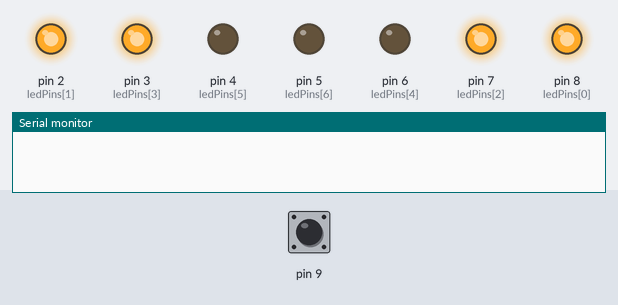
Bench run of a sketch on a simulated Arduino Uno, built with avr-gcc and run on an emulated ATmega328P. Shown: output pins drawn as LEDs (lit = HIGH), the last lines printed to the serial monitor. Dashed ring = blinking. Inputs (shaded band) come from the test bench; at power-on: pin 9 HIGH.

Above: at 0.8 s.
0.9 s: pin 9 pulled LOW for 0.15 s
At 2.6 s:
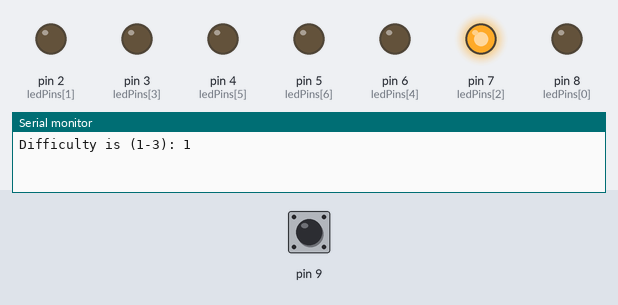
4.0 s: pin 9 pulled LOW for 1 s
At 5.0 s:
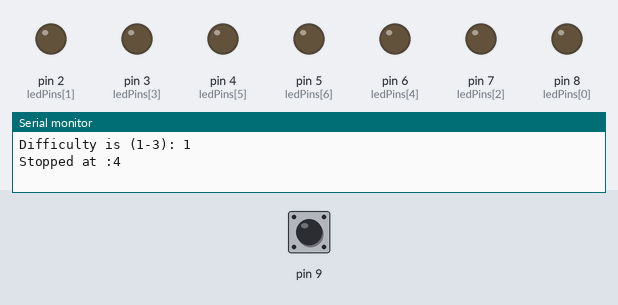
8.0 s: pin 9 pulled LOW for 0.15 s
At 9.68 s:
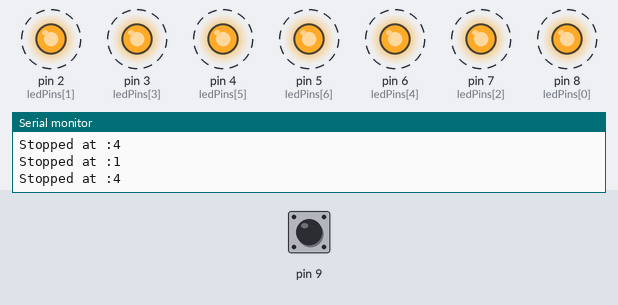
Timing chart, 0 to 17.0 s (numbered marks = the images above; inputs shaded):
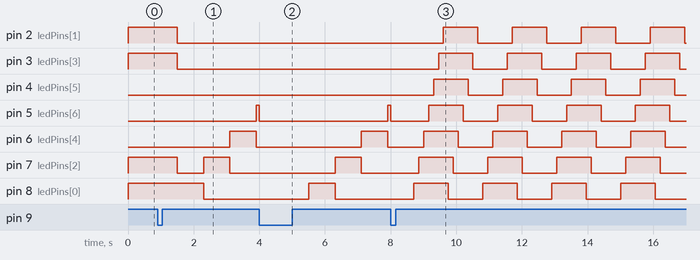

The sketch:

roulette.ino
```cpp
/*
 * Project name         Roulette
 * Author:              Lanity Roshoose
 * Date of mod.         24.04.2021
 * Version              beta 1.1
 */


int ledPins[7] = {8, 2, 7, 3, 6, 4, 5};
int ledPinsSorted[7] = {8, 7, 6, 5, 4, 3, 2};
int difficulty = -1;
int loops = 0;
int score = 0;

void setup() {
  // put your setup code here, to run once:
  Serial.begin(9600);
  for(int i = 0; i<7; i++){
    pinMode(ledPins[i], OUTPUT);
  }
  pinMode(9, INPUT_PULLUP);
  unsigned long timer = millis();
  while(difficulty == -1){
    for(int i = 1; i < 4; i++){
      if(difficulty != -1){
        break;
      }
      for(int k = 0; k<7; k++){
        digitalWrite(ledPins[k], LOW);
      }
      if(i == 1){
        for(int j = 0; j < 4; j++){
          digitalWrite(ledPins[j], HIGH);
        }
      } else if(i == 2){
        digitalWrite(ledPins[4], HIGH);
        digitalWrite(ledPins[5], HIGH);
      } else if(i == 3){
        digitalWrite(ledPins[6], HIGH);
      }
      while(millis()-timer <= 1500){
        if(digitalRead(9) == LOW){
          difficulty = i;
        }
      }
      timer = millis();
    }
  }
  Serial.print("Difficulty is (1-3): ");
  Serial.println(difficulty);
  for(int k = 0; k<7; k++){
    digitalWrite(ledPins[k], LOW);
  }
}

void loop() {
  // put your main code here, to run repeatedly:
  //vistrel

  //wifi


  bool _running = true;
  int _delay;
  switch(difficulty){
    case 1:
      _delay = 800;
      break;
    case 2:
      _delay = 550;
      break;
    case 3:
      _delay = 200;
      break;
  }
  int pos = 0;
  bool _back = false;
  unsigned long timerPlay = millis();
  while(_running){
    digitalWrite(ledPinsSorted[pos], HIGH);
    unsigned long timer = millis();
    while(millis()-timer <= _delay){
      if(digitalRead(9) == LOW){
        _running = false;
        digitalWrite(ledPinsSorted[pos], LOW);
      }
    }
    digitalWrite(ledPinsSorted[pos], LOW);
    if(_back){
      pos--;
    } else {
      pos++;
    } if (pos == 6 || pos == 0){
      _back = !_back;
    }
    if(millis()-timerPlay > 10000){
      pos = 0;
      _running = false;
    }
  }
  Serial.print("Stopped at :");
  Serial.println(pos);
  loops++;
  if(pos > 2 && pos < 6){
    score++;
  } if (pos == 4){
    score++;
  }
  if(loops == 3){
    if(score >= 4){
      //vistrel

      //if vistrel

      //wifi
      while(true){
        for(int j = 0; j < 7; j++){
          digitalWrite(ledPinsSorted[j], !digitalRead(ledPinsSorted[j]));
          delay(150);
        }
      }
    } else {
      loops = 0;
      score = 0;
      loop();
    }
  }
}
```

Measured:
- after the input at 0.9 s, pin 4 (ledPins[5]): stays LOW (without the input it goes to HIGH after 0.60 s); pin 5 (ledPins[6]): LOW → HIGH after 3.0 s instead of 2.1 s; pin 8 (ledPins[0]): HIGH → LOW after 1.4 s instead of 0.60 s
- after the input at 4.0 s, pin 2 (ledPins[1]): stays LOW (without the input it goes to HIGH after 2.3 s); pin 3 (ledPins[3]): stops changing and stays LOW
- after the input at 8.0 s, pin 3 (ledPins[3]): alternates HIGH for 1.1 s and LOW for 1.1 s, starting after 1.5 s; pin 4 (ledPins[5]): alternates HIGH for 1.1 s and LOW for 1.1 s, starting after 1.3 s
